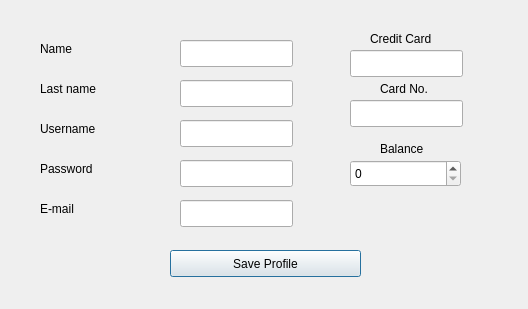
<?xml version="1.0" encoding="UTF-8"?>
<ui version="4.0">
 <class>createplayer</class>
 <widget class="QDialog" name="createplayer">
  <property name="geometry">
   <rect>
    <x>0</x>
    <y>0</y>
    <width>528</width>
    <height>309</height>
   </rect>
  </property>
  <property name="windowTitle">
   <string>Create</string>
  </property>
  <widget class="QPushButton" name="pushButton">
   <property name="geometry">
    <rect>
     <x>170</x>
     <y>250</y>
     <width>191</width>
     <height>27</height>
    </rect>
   </property>
   <property name="text">
    <string>Save Profile</string>
   </property>
  </widget>
  <widget class="QLabel" name="label">
   <property name="geometry">
    <rect>
     <x>40</x>
     <y>40</y>
     <width>67</width>
     <height>17</height>
    </rect>
   </property>
   <property name="text">
    <string>Name</string>
   </property>
  </widget>
  <widget class="QLabel" name="label_2">
   <property name="geometry">
    <rect>
     <x>40</x>
     <y>80</y>
     <width>71</width>
     <height>17</height>
    </rect>
   </property>
   <property name="text">
    <string>Last name</string>
   </property>
  </widget>
  <widget class="QLabel" name="label_3">
   <property name="geometry">
    <rect>
     <x>40</x>
     <y>120</y>
     <width>67</width>
     <height>17</height>
    </rect>
   </property>
   <property name="text">
    <string>Username</string>
   </property>
  </widget>
  <widget class="QLabel" name="label_4">
   <property name="geometry">
    <rect>
     <x>40</x>
     <y>160</y>
     <width>67</width>
     <height>17</height>
    </rect>
   </property>
   <property name="text">
    <string>Password</string>
   </property>
  </widget>
  <widget class="QLineEdit" name="name_label">
   <property name="geometry">
    <rect>
     <x>180</x>
     <y>40</y>
     <width>113</width>
     <height>27</height>
    </rect>
   </property>
  </widget>
  <widget class="QLineEdit" name="lastname_label">
   <property name="geometry">
    <rect>
     <x>180</x>
     <y>80</y>
     <width>113</width>
     <height>27</height>
    </rect>
   </property>
  </widget>
  <widget class="QLineEdit" name="username_label">
   <property name="geometry">
    <rect>
     <x>180</x>
     <y>120</y>
     <width>113</width>
     <height>27</height>
    </rect>
   </property>
  </widget>
  <widget class="QLineEdit" name="password_label">
   <property name="geometry">
    <rect>
     <x>180</x>
     <y>160</y>
     <width>113</width>
     <height>27</height>
    </rect>
   </property>
  </widget>
  <widget class="QLabel" name="label_5">
   <property name="geometry">
    <rect>
     <x>370</x>
     <y>30</y>
     <width>81</width>
     <height>17</height>
    </rect>
   </property>
   <property name="text">
    <string>Credit Card</string>
   </property>
  </widget>
  <widget class="QLabel" name="label_6">
   <property name="geometry">
    <rect>
     <x>380</x>
     <y>80</y>
     <width>67</width>
     <height>17</height>
    </rect>
   </property>
   <property name="text">
    <string>Card No.</string>
   </property>
  </widget>
  <widget class="QLineEdit" name="creditcard_label">
   <property name="geometry">
    <rect>
     <x>350</x>
     <y>50</y>
     <width>113</width>
     <height>27</height>
    </rect>
   </property>
  </widget>
  <widget class="QLineEdit" name="cardno_label">
   <property name="geometry">
    <rect>
     <x>350</x>
     <y>100</y>
     <width>113</width>
     <height>27</height>
    </rect>
   </property>
  </widget>
  <widget class="QLabel" name="label_7">
   <property name="geometry">
    <rect>
     <x>380</x>
     <y>140</y>
     <width>67</width>
     <height>17</height>
    </rect>
   </property>
   <property name="text">
    <string>Balance</string>
   </property>
  </widget>
  <widget class="QSpinBox" name="balance_label">
   <property name="geometry">
    <rect>
     <x>350</x>
     <y>160</y>
     <width>111</width>
     <height>27</height>
    </rect>
   </property>
   <property name="maximum">
    <number>2000</number>
   </property>
  </widget>
  <widget class="QLabel" name="label_8">
   <property name="geometry">
    <rect>
     <x>40</x>
     <y>200</y>
     <width>67</width>
     <height>17</height>
    </rect>
   </property>
   <property name="text">
    <string>E-mail</string>
   </property>
  </widget>
  <widget class="QLineEdit" name="email_label">
   <property name="geometry">
    <rect>
     <x>180</x>
     <y>200</y>
     <width>113</width>
     <height>27</height>
    </rect>
   </property>
  </widget>
  <zorder>email_label</zorder>
  <zorder>pushButton</zorder>
  <zorder>label</zorder>
  <zorder>label_2</zorder>
  <zorder>label_3</zorder>
  <zorder>label_4</zorder>
  <zorder>name_label</zorder>
  <zorder>lastname_label</zorder>
  <zorder>username_label</zorder>
  <zorder>password_label</zorder>
  <zorder>label_5</zorder>
  <zorder>label_6</zorder>
  <zorder>creditcard_label</zorder>
  <zorder>cardno_label</zorder>
  <zorder>label_7</zorder>
  <zorder>balance_label</zorder>
  <zorder>label_8</zorder>
 </widget>
 <resources/>
 <connections/>
</ui>
